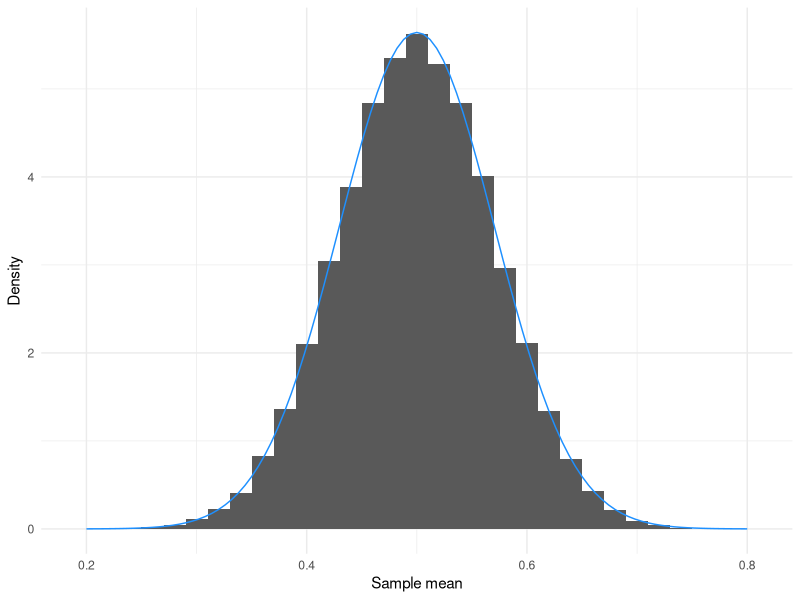
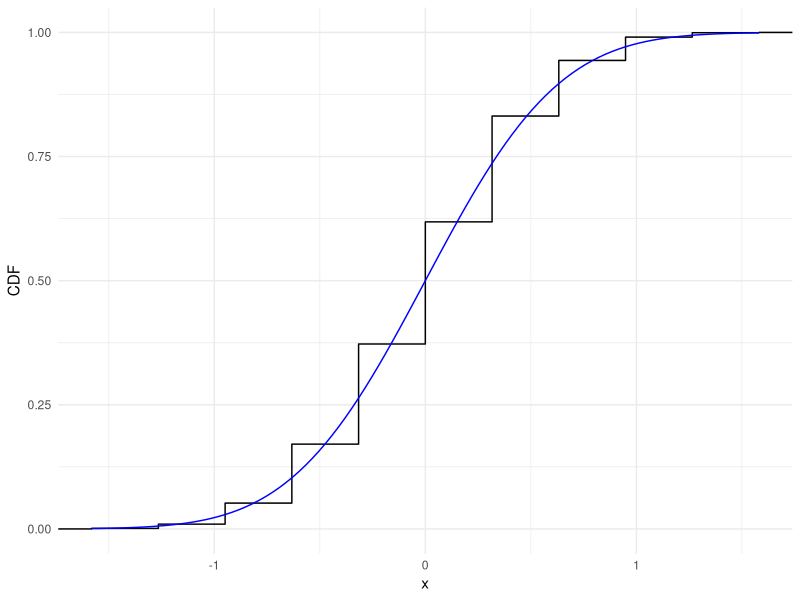
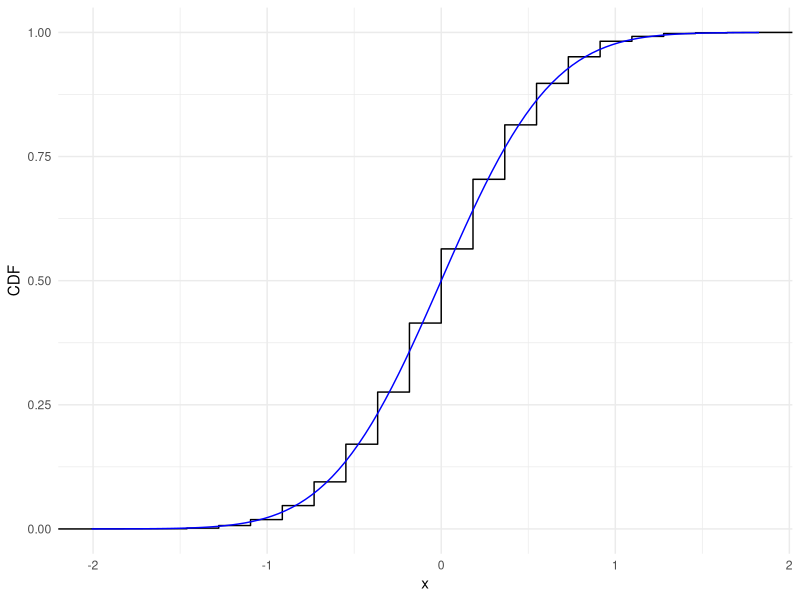
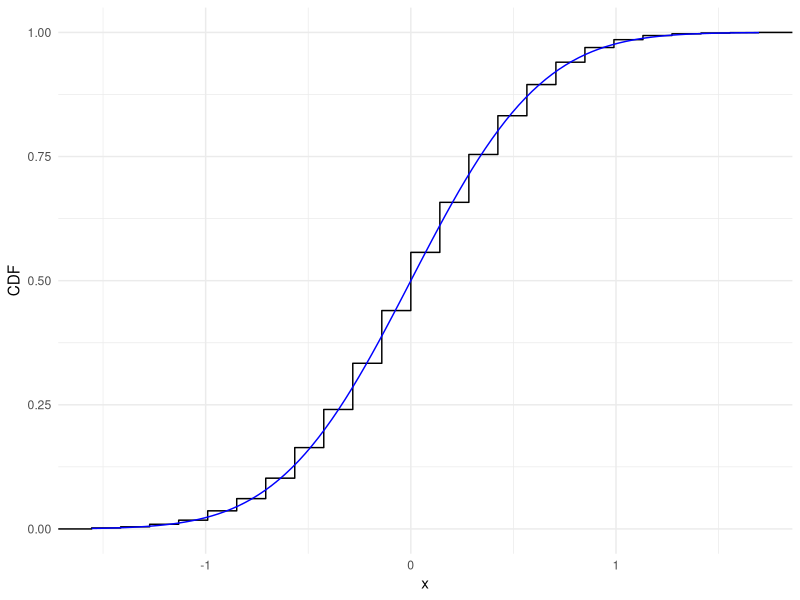
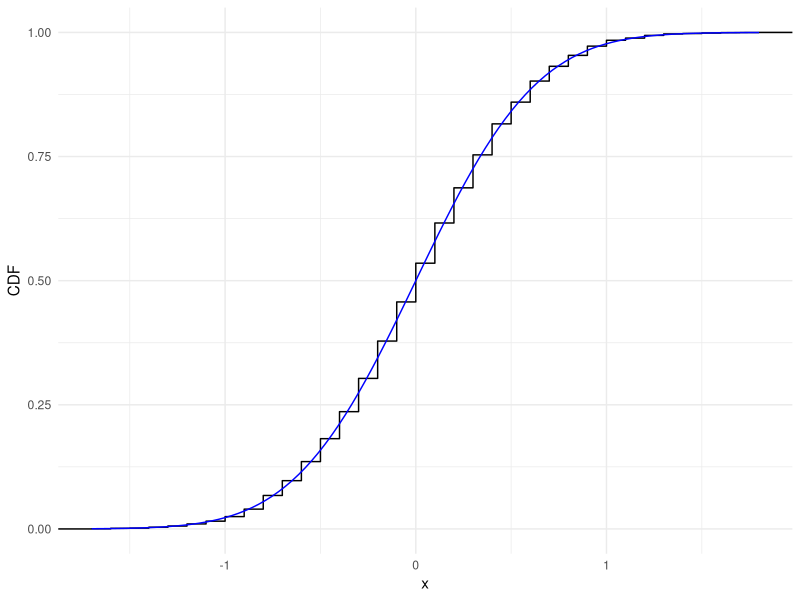
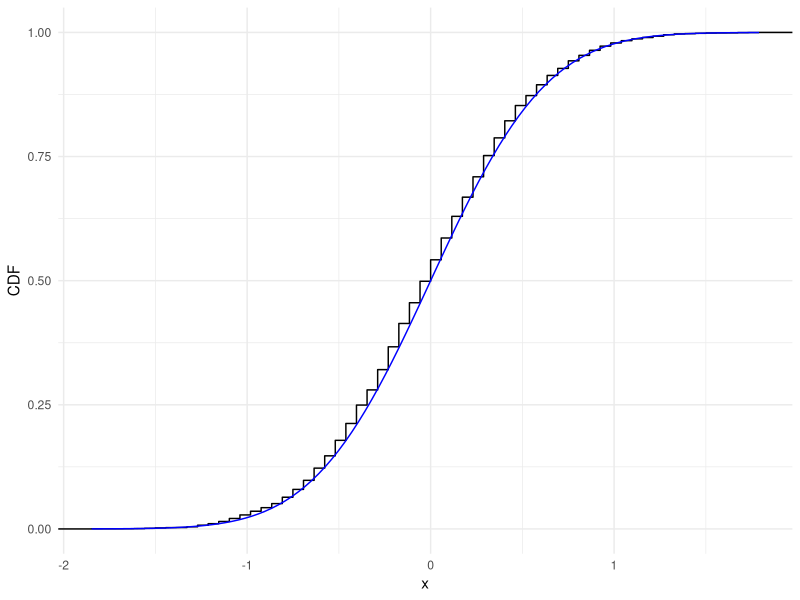
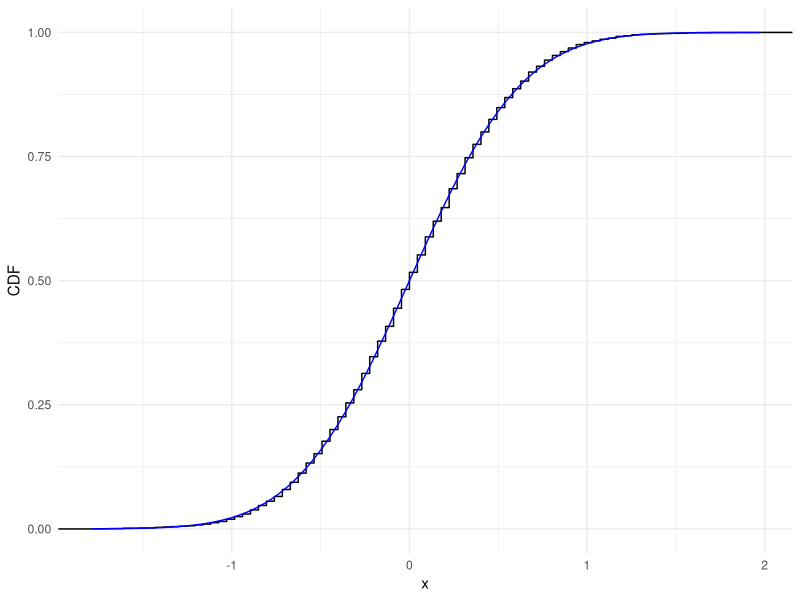
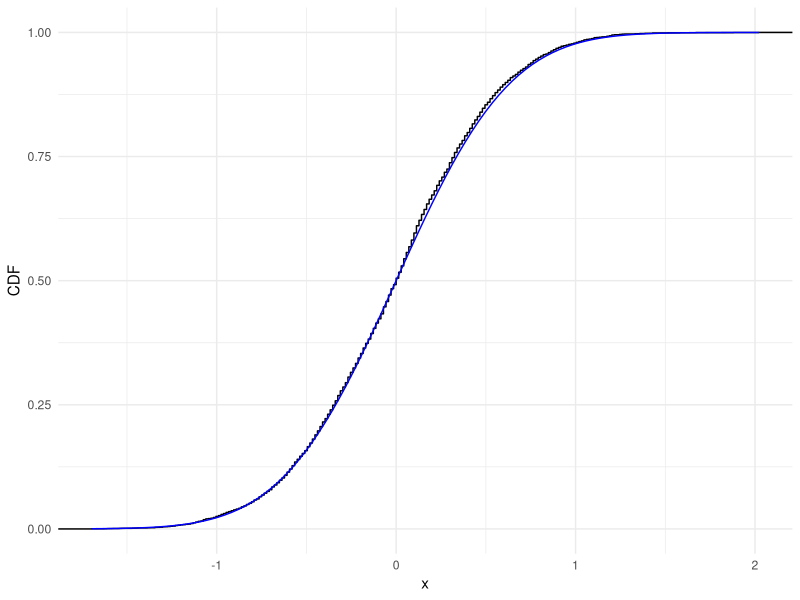

Reproduce these figures in R, in order.
## ---- chunk 1
knitr::opts_chunk$set(echo = TRUE)
library(tidyverse)
## ---- chunk 2
# Set the seed for a random number generator
set.seed(60615)

# Generate N=100 random normal variates
rand_norm <- rnorm(100, mean=2, sd=1)

# Calculate the mean - it's close to 2
print(mean(rand_norm))

# Note that if I run this fragment again and again, I will get the exact
# same values in rand_norm - this is because the seed is fixed at the top of
# the fragment! 
## ---- chunk 3
set.seed(60615) # Set random seed
niter <- 100000 # Number of for loop iterations 
sample_means <- replicate(niter, mean(rbinom(n=50, size=1, prob=.5)))
# What's the mean of the sampling distribution? The population mean E[X_i]
mean(sample_means)

# What's its distribution? It's not bernoulli! It's (roughly) normal (by the CLT)
tibble(xbar = sample_means) %>% ggplot(aes(x=xbar)) +
  geom_histogram(aes(y = ..density..), binwidth=.02) + 
  xlab("Sample mean") +
  ylab("Density") +
  stat_function(fun=dnorm, args=list(mean=.5, sd=sqrt(.25/50)),
                col="dodgerblue") + # Overlay a normal curve w/ asymptotic mean/variance
  theme_minimal()


## ---- chunk 4
# set seed to make results replicable
set.seed(60615)

# for each sample size, iterate 5000 times
niter <- 5000

# create a vector to store the results
clt_seq <- rep(NA, niter)

# loop over different n, i.e., sample size: 10, 30, 50, 100, 300, 500, 5000
for(j in c(10, 30, 50, 100, 300, 500, 5000)){
  
  samp_size <- j

  for(i in 1:niter){
    
    # compute the quantity in the CLT: 
    clt_seq[i] <- sqrt(samp_size) * (mean(rbinom(n = samp_size, 
                                                 size = 1, 
                                                 prob = .5)) - 0.5)
    
  }
  
  # save plot to compare the empirical CDF with normal CDF
  plot <- tibble(clt_sim = clt_seq) %>% ggplot(aes(x = clt_sim)) +
          stat_ecdf(geom = "step") + 
          xlab("x") + 
          ylab("CDF") + 
          stat_function(fun = pnorm, args =  list(mean = 0, sd = 0.5),
                        col = "blue")+  theme_minimal()
  
  # plot figures
  print(plot)
  
}
## ---- chunk 5
# Set seed
set.seed(60615)

# Define the parameters of the DGP
N = 30
mu = 0
sigma = sqrt(4)

# Define a function to compute the unadjusted variance
var_unadj = function(x){
  return((1/length(x))*sum((x - mean(x))^2))
}

# Number of iterations
niter = 10000

# Run the simulation and get evaluations of the unadjusted variance
sim_results = 1:niter %>% map_dbl(function(x) var_unadj(rnorm(n=N, mean=mu, sd=sigma)))

# Calculate bias
mean(sim_results) - sigma^2
## ---- chunk 6
# Set seed
set.seed(60615)

# Define the parameters of the DGP
N = 30
mu = 0
sigma = sqrt(4)

# Define a function to compute the unadjusted variance
# This function is equivalent to var() in R
var_adj = function(x){
  return((1/(length(x)-1))*sum((x - mean(x))^2))
}

# Number of iterations
niter = 10000

# Run the simulation and get evaluations of the unadjusted variance
sim_results_adj = 1:niter %>% map_dbl(function(x) var_adj(rnorm(n=N, mean=mu, sd=sigma)))

# Calculate bias
mean(sim_results_adj) - sigma^2

## ---- chunk 7
# Set seed
set.seed(60615)

# Parameters
mu = 0
sigma = sqrt(4)

# Set range of Ns - this can be whatever you want, but more levels = more sims
N_vec = c(20, 40, 60, 100, 1000, 2000)
niter = 10000

# Make a list with N_vec elements each containing niter copies of the relevant sample size
iter_list <- N_vec %>% map(function(x) rep(x, niter)) 

# Use Map twice
# Then summarize each simulation run by taking the mean
sim_results_unadj <- iter_list %>% 
    map(. %>% map_dbl(function(x) var_unadj(rnorm(n=x, mean=mu, sd=sigma)))) %>% 
    map_dbl(mean) 
    # Note that each vector contains the sample size, 
    # so we're passing that sample size to the n argument in our in-line function (n=x).
sim_results_adj <- iter_list %>% map(. %>% 
    map_dbl(function(x) var_adj(rnorm(n=x, mean=mu, sd=sigma)))) %>% map_dbl(mean)

# Put into a dataframe for plotting
plot_frame = data.frame(n = N_vec, Uncorrected = sim_results_unadj - sigma^2, Corrected = sim_results_adj-sigma^2)

# GGplot likes faceting by factors - let's go from wide to long here!
plot_frame <- plot_frame %>% pivot_longer(
    cols = c(Uncorrected, Corrected), names_to="Estimator", values_to = "Bias")

# Plot the results
plot_frame %>% ggplot(aes(x=n, y=Bias, colour=Estimator)) + 
    geom_hline(yintercept = 0, lty=2) + geom_line() + 
    xlab("Sample Size (N)") + ylab("Bias") +  theme_minimal()

## ---- chunk 8
# Define the target distribution
target_dist <- function(x) {
  dnorm(x)
}

# Define the proposal distribution
proposal_dist <- function(x) {
  dunif(x, min = -3, max = 3)
}
## ---- chunk 9
# Plot the target and proposal distributions
x <- seq(-3, 3, length.out = 1000)
y_target <- target_dist(x)
y_proposal <- proposal_dist(x)

ggplot() +
  geom_line(aes(x, y_target), color = "blue") +
  geom_line(aes(x, y_proposal), color = "red") +
  theme_minimal()
## ---- chunk 10
# Find the maximum value of the proposal distribution
max_proposal <- max(y_proposal)
## ---- chunk 11
# Find the maximum value of the target distribution
max_target <- max(y_target)
## ---- chunk 12
# Find the constant c
c <- max_target / max_proposal
## ---- chunk 13
# Plot the target and proposal distributions
x <- seq(-3, 3, length.out = 1000)
y_target <- target_dist(x)
y_proposal <- proposal_dist(x)

ggplot() +
  geom_line(aes(x, y_target), color = "blue") +
  geom_line(aes(x, y_proposal * c), color = "red") +
  theme_minimal()
## ---- chunk 14
# Sample from the target distribution
n <- 1000
x <- numeric(n)
i <- 1

while (i <= n) {
  # Sample from the proposal distribution
  x_star <- runif(1, min = -3, max = 3)
  
  # Sample from a Uniform distribution
  u <- runif(1, min = 0, max = c * proposal_dist(x_star))
  
  # Accept or reject the sample
  if (u <= target_dist(x_star)) {
    x[i] <- x_star
    i <- i + 1
  }
}
## ---- chunk 15
# Plot the samples
ggplot() +
  geom_histogram(aes(x, y = ..density..), data = tibble(x), binwidth = 0.1) +
  theme_minimal()
## ---- chunk 16
# Plot the samples
ggplot() +
  geom_histogram(aes(x, y = ..density..), data = tibble(x), binwidth = 0.1) +
  stat_function(fun = target_dist, color = "blue") +
  theme_minimal()
